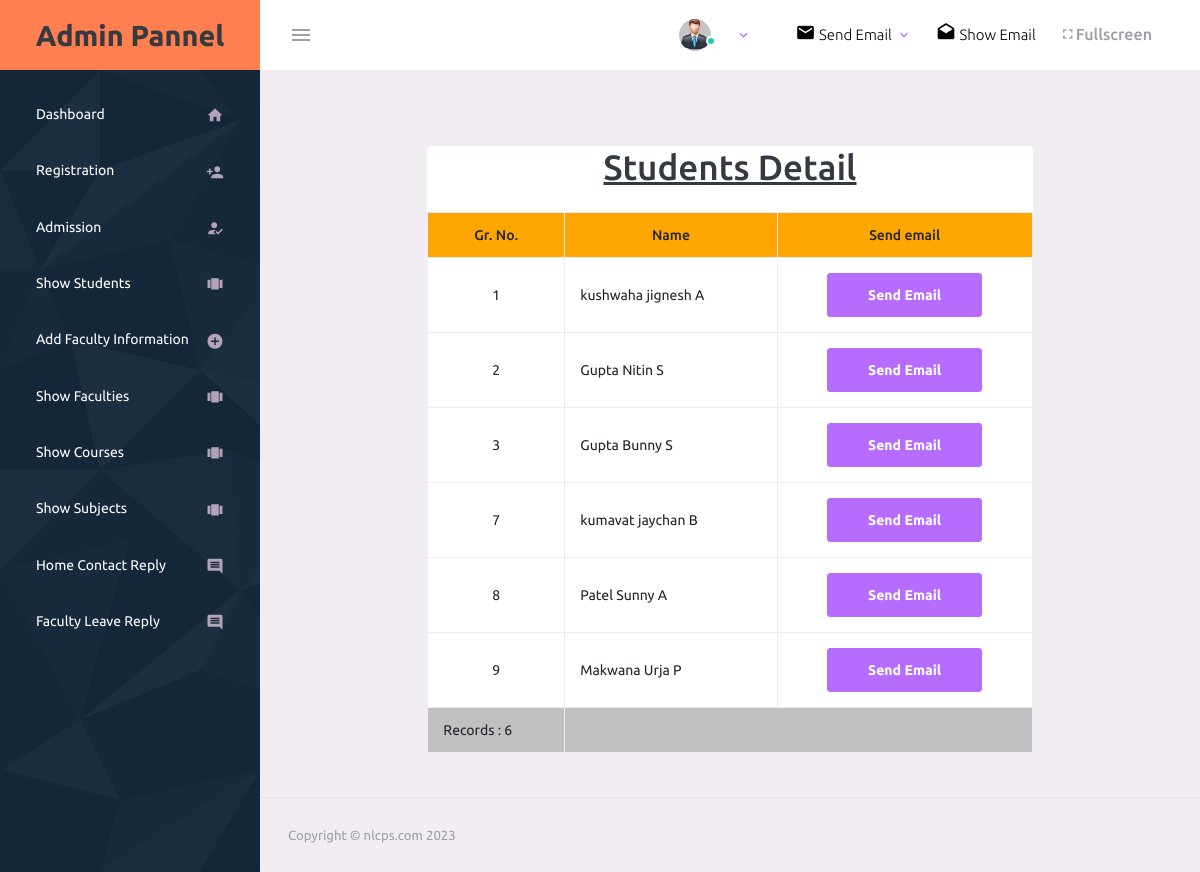
The app's page /admin/emailstudent.php with its own data.
### tables this page shows
CREATE TABLE `admission` (
  `admissionid` int(5) NOT NULL,
  `admissiondate` date NOT NULL,
  `grno` int(5) NOT NULL,
  `firstname` varchar(10) NOT NULL,
  `middlename` varchar(10) NOT NULL,
  `lastname` varchar(10) NOT NULL,
  `courseid` int(5) NOT NULL,
  `sem` int(2) NOT NULL,
  `division` varchar(5) NOT NULL,
  `department` varchar(10) NOT NULL,
  `deletestatus` varchar(3) NOT NULL
);

### class/dataclass.php (called while the page is built, shortened)
<?php
    class dataclass
    {
        public $conn;
        public function __construct()
        {
            $this->conn=mysqli_connect("localhost","root","","studentmanagement");
        }
        public function getTable($query)
        {
            $tb=mysqli_query($this->conn,$query);
            return $tb;
        }
     }
?>

### admin/emailstudent.php (the view, shortened to what this page needs)
<!DOCTYPE html>
<html lang="en">
<head>
    <?php
        include("csslink.php");
        include("../class/dataclass.php");
    ?>
    <?php
        $dc=new dataclass();
        $msg="";
    ?>
</head>
<body>
 <form name="frm" action="" method="post">
    <div class="container-scroller">
     <?php include("navbar.php"); ?>
        <div class="container-fluid page-body-wrapper">
            <?php include("sidebar.php"); ?>
            <div class="main-panel">
                <div class="content-wrapper">
                 <div class="row" style="margin-top:2rem">
                  <div class="col-md-2"></div>
                  <div class="col-md-8 card">
                    <div class="row">
                    <div class="col-md-12">
                        <center>
                        <h1><u>Students Detail</u></h1>
                        </center>
                    </div>
                    </div>
                    <div class="row" style="margin-top:1rem">
                     <table class="table table-bordered" >
                        <thead>
                                <tr style="text-align:center;background-color:orange">
                                <th>Gr. No.</th>
                                <th>Name</th>
                                <th>Send email</th>
                            </tr>
                        </thead>
                        <tbody>
                        <?php
                            $query="select grno,firstname,middlename,lastname from admission";
                            $tb=$dc->getTable($query);
                            $rno=0;
                            while($rw=mysqli_fetch_array($tb))
                            {
                                echo("<tr>");
                                echo("<td style='text-align:center'>".$rw['grno']."</td>");
                                echo("<td>".$rw['firstname'].' '.$rw['middlename'].' '.$rw['lastname']."</td>");
                                echo("<td style='text-align:center'><button class='btn btn-primary' name='btnemail' value='".$rw['grno']."'>Send Email</button></td>");
                                echo("</tr>");
                                $rno=$rno+1;
                            }
                            echo("<tr style='background-color:silver'><td>Records :  ".$rno."</td><td colspan='3'>".$msg."</td></tr>");
                        ?>
                        </tbody>
                     </table>
                    </div>
                  </div>
                 </div>
                </div>
              <?php include("footer.php"); ?>
            </div>
        </div>
    </div>
 </form>
</body>
</html>

### admin/csslink.php (shortened to what this page needs)
<link rel="stylesheet" href="assets/vendors/mdi/css/materialdesignicons.min.css">
<link rel="stylesheet" href="assets/vendors/css/vendor.bundle.base.css">
<link rel="stylesheet" href="assets/css/style.css">

### admin/navbar.php (shortened to what this page needs)
<nav class="navbar default-layout-navbar col-lg-12 col-12 p-0 fixed-top d-flex flex-row">
        <div class="text-center navbar-brand-wrapper d-flex align-items-center justify-content-center" style="background: coral;">
          <span class="brand-logo font-weight-bold" href="adminhome.php" style="font-size: 1.8rem;">Admin Pannel</span>
        </div>
        <div class="navbar-menu-wrapper d-flex align-items-stretch">
          <button class="navbar-toggler navbar-toggler align-self-center" type="button" data-toggle="minimize">
            <span class="mdi mdi-menu"></span>
          </button>
          <ul class="navbar-nav navbar-nav-right">
            <li class="nav-item nav-profile dropdown">
              <a class="nav-link dropdown-toggle" id="profileDropdown" href="#" data-bs-toggle="dropdown" aria-expanded="false">
                <div class="nav-profile-img">
                  <img src="assets/images/adminlogo.jpg" alt="image">
                  <span class="availability-status online"></span>
                </div>
              </a>
            </li>
            <li class="nav-item nav-profile dropdown">
              <a class="nav-link dropdown-toggle" id="profileDropdown" href="#" data-bs-toggle="dropdown" aria-expanded="false">
              <div class="nav-profile-text">
                  <p class="mb-1" style="color:black"><i class="mdi mdi-email"></i>&nbsp;Send Email</p>
                </div>
              </a>
            </li>
            <li class="nav-item" style="color:black">
              <a class="nav-link" href="showsendemail.php">
                <p class="mb-1" style="color:black"><i class="mdi mdi-email-open"></i>&nbsp;Show Email</p>
              </a>
            </li>
            <li class="nav-item d-none d-lg-block full-screen-link">
              <a class="nav-link">
                <h5 class="mdi mdi-fullscreen" id="fullscreen-button" style="cursor:pointer;margin-top: 0.5rem;">Fullscreen</h5>
              </a>
            </li>
          </ul>
        </div>
</nav>

### admin/sidebar.php (shortened to what this page needs)
<nav class="sidebar sidebar-offcanvas" id="sidebar" >
  <ul class="nav" style="padding: 1rem 0rem;">
    <li class="nav-item">
      <a class="nav-link" href="adminhome.php">
        <span class="menu-title">Dashboard</span>
        <i class="mdi mdi-home menu-icon"></i>
      </a>
    </li>
    <li class="nav-item">
      <a class="nav-link" href="registration.php">
        <span class="menu-title">Registration</span>
        <i class="mdi mdi-account-plus menu-icon"></i>
      </a>
    </li>
    <li class="nav-item">
      <a class="nav-link" href="admission.php">
        <span class="menu-title">Admission</span>
        <i class="mdi menu-icon mdi mdi-account-check"></i>
      </a>
    </li>
    <li class="nav-item">
      <a class="nav-link" href="showstudent.php">
        <span class="menu-title">Show Students</span>
        <i class="mdi mdi-view-carousel menu-icon"></i>
      </a>
    </li>
    <li class="nav-item">
      <a class="nav-link" href="addfacultyinfo.php">
        <span class="menu-title">Add Faculty Information</span>
        <i class="mdi mdi-plus-circle menu-icon"></i>
      </a>
    </li>
    <li class="nav-item">
      <a class="nav-link" href="showfaculty.php">
        <span class="menu-title">Show Faculties</span>
        <i class="mdi mdi-view-carousel menu-icon"></i>
      </a>
    </li>
    <li class="nav-item">
      <a class="nav-link" href="showcourse.php">
        <span class="menu-title">Show Courses</span>
        <i class="mdi mdi-view-carousel menu-icon"></i>
      </a>
    </li>
    <li class="nav-item">
      <a class="nav-link" href="showsubject.php">
        <span class="menu-title">Show Subjects</span>
        <i class="mdi mdi-view-carousel menu-icon"></i>
      </a>
    </li>
    <li class="nav-item">
      <a class="nav-link" href="contactreply.php">
        <span class="menu-title">Home Contact Reply</span>
        <i class="mdi mdi-message-reply-text menu-icon"></i>
      </a>
    </li>
    <li class="nav-item">
      <a class="nav-link" href="facultyleavereply.php">
        <span class="menu-title">Faculty Leave Reply</span>
        <i class="mdi mdi-message-reply-text menu-icon"></i>
      </a>
    </li>
  </ul>
</nav>

### admin/footer.php
<footer class="footer">
  <div class="container-fluid d-flex justify-content-between">
    <span class="text-muted d-block text-center text-sm-start d-sm-inline-block">Copyright © nlcps.com 2023</span>
  </div>
</footer>

### admin/navbar.php (style rules this page uses)
.navbar .navbar-menu-wrapper .navbar-nav .nav-item .nav-link { margin-left: 0px; }

### admin/sidebar.php (style rules this page uses)
.sidebar { background-image: url('assets/images/bg.png'); background-color: #15283c; }
.sidebar .nav .nav-item .nav-link .menu-title { color:white; }

### records on screen
admission: grno "1", firstname "kushwaha", middlename "jignesh", lastname "A"
admission: grno "2", firstname "Gupta", middlename "Nitin", lastname "S"
admission: grno "3", firstname "Gupta", middlename "Bunny", lastname "S"
admission: grno "7", firstname "kumavat", middlename "jaychan", lastname "B"
admission: grno "8", firstname "Patel", middlename "Sunny", lastname "A"
admission: grno "9", firstname "Makwana", middlename "Urja", lastname "P"

### other values on screen
$rno "6"
